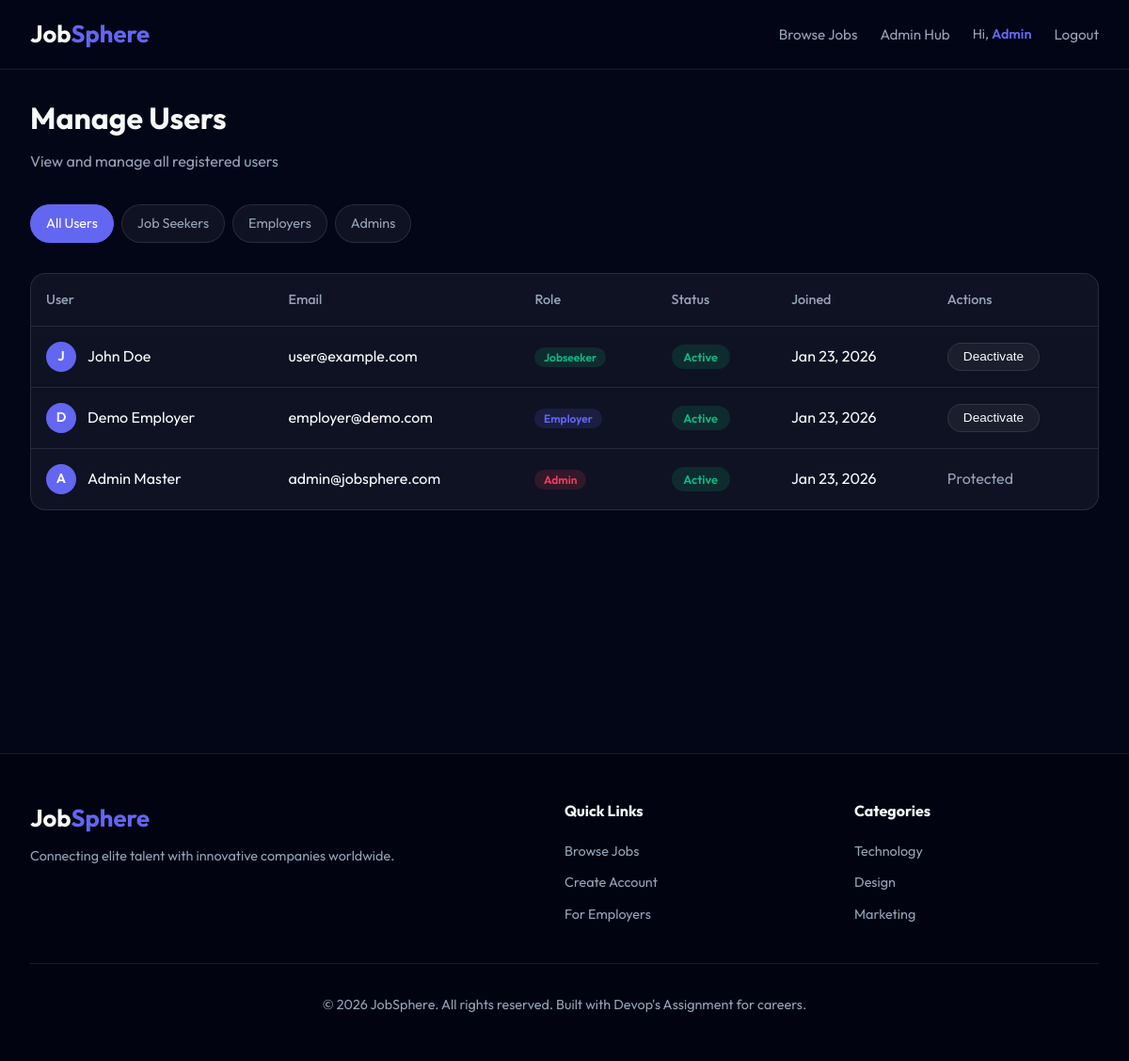
Page /admin/users (signed in) on the committed database.
### models.py (models this page shows, shortened)
class User(UserMixin, db.Model):
    __tablename__ = 'users'
    id = db.Column(db.Integer, primary_key=True)
    email = db.Column(db.String(120), unique=True, nullable=False, index=True)
    password_hash = db.Column(db.String(256), nullable=False)
    name = db.Column(db.String(100), nullable=False)
    role = db.Column(db.String(20), nullable=False, default='jobseeker')  # admin, employer, jobseeker
    phone = db.Column(db.String(20))
    bio = db.Column(db.Text)
    resume_path = db.Column(db.String(255))
    skills = db.Column(db.Text)  # Comma-separated skills
    location = db.Column(db.String(100))
    is_active = db.Column(db.Boolean, default=True)
    created_at = db.Column(db.DateTime, default=datetime.utcnow)
    updated_at = db.Column(db.DateTime, default=datetime.utcnow, onupdate=datetime.utcnow)
    company = db.relationship('Company', backref='owner', uselist=False, lazy=True)
    applications = db.relationship('Application', backref='applicant', lazy='dynamic')
    def is_admin(self):
        return self.role == 'admin'
    def is_employer(self):
        return self.role == 'employer'
    def is_jobseeker(self):
        return self.role == 'jobseeker'

### app.py (the view)
@app.route('/admin/users')
@login_required
@admin_required
def admin_users():
    page = request.args.get('page', 1, type=int)
    role_filter = request.args.get('role', '')
    query = User.query
    if role_filter:
        query = query.filter_by(role=role_filter)
    users = query.order_by(User.created_at.desc()).paginate(
        page=page, per_page=app.config['USERS_PER_PAGE'], error_out=False
    )
    return render_template('admin/users.html', users=users, role_filter=role_filter)

### app.py (called while the page is built)
@login_manager.user_loader
def load_user(user_id):
    return User.query.get(int(user_id))

def admin_required(f):
    @wraps(f)
    def decorated_function(*args, **kwargs):
        if not current_user.is_authenticated or not current_user.is_admin():
            flash('Admin access required.', 'error')
            return redirect(url_for('index'))
        return f(*args, **kwargs)
    return decorated_function

### templates/admin/users.html (shortened to what this page needs)
{% extends 'base.html' %}
{% block content %}
<div class="page-content">
    <div class="container">
        <div class="page-header">
            <h1>Manage Users</h1>
            <p>View and manage all registered users</p>
        </div>
        <div class="filter-bar">
            <div class="status-filters">
                <a href="{{ url_for('admin_users') }}"
                    class="status-filter {% if not role_filter %}active{% endif %}">All Users</a>
                <a href="{{ url_for('admin_users', role='jobseeker') }}"
                    class="status-filter {% if role_filter == 'jobseeker' %}active{% endif %}">Job Seekers</a>
                <a href="{{ url_for('admin_users', role='employer') }}"
                    class="status-filter {% if role_filter == 'employer' %}active{% endif %}">Employers</a>
                <a href="{{ url_for('admin_users', role='admin') }}"
                    class="status-filter {% if role_filter == 'admin' %}active{% endif %}">Admins</a>
            </div>
        </div>
        <div class="admin-table-container">
            <table class="admin-table">
                <thead>
                    <tr>
                        <th>User</th>
                        <th>Email</th>
                        <th>Role</th>
                        <th>Status</th>
                        <th>Joined</th>
                        <th>Actions</th>
                    </tr>
                </thead>
                <tbody>
                    {% for user in users.items %}
                    <tr>
                        <td>
                            <div class="user-cell">
                                <div class="user-avatar-small">{{ user.name[0] }}</div>
                                <span>{{ user.name }}</span>
                            </div>
                        </td>
                        <td>{{ user.email }}</td>
                        <td><span class="role-badge {{ user.role }}">{{ user.role | title }}</span></td>
                        <td>
                            {% if user.is_active %}
                            <span class="status-badge status-shortlisted">Active</span>
                            {% else %}
                            <span class="status-badge status-rejected">Inactive</span>
                            {% endif %}
                        </td>
                        <td>{{ user.created_at.strftime('%b %d, %Y') }}</td>
                        <td>
                            {% if not user.is_admin() %}
                            <form action="{{ url_for('admin_toggle_user', user_id=user.id) }}" method="POST"
                                style="display:inline;">
                                <button type="submit" class="btn-secondary btn-small">
                                    {% if user.is_active %}Deactivate{% else %}Activate{% endif %}
                                </button>
                            </form>
                            {% else %}
                            <span class="text-muted">Protected</span>
                            {% endif %}
                        </td>
                    </tr>
                    {% endfor %}
                </tbody>
            </table>
        </div>
    </div>
</div>
{% endblock %}

### templates/base.html (shortened to what this page needs)
<!DOCTYPE html>
<html lang="en">
<head>
    <link rel="stylesheet" href="{{ url_for('static', filename='css/styles.css') }}">
</head>
<body>
    <header class="navbar">
        <div class="container">
            <a href="{{ url_for('index') }}" class="logo">Job<span>Sphere</span></a>
            <nav>
                <ul>
                    <li><a href="{{ url_for('index') }}#jobs">Browse Jobs</a></li>
                    {% if current_user.is_authenticated %}
                    {% if current_user.is_jobseeker() %}
                    <li><a href="{{ url_for('ats') }}">ATS Checker</a></li>
                    <li><a href="{{ url_for('my_applications') }}">My Applications</a></li>
                    <li><a href="{{ url_for('profile') }}">Profile</a></li>
                    {% elif current_user.is_employer() %}
                    <li><a href="{{ url_for('employer_dashboard') }}">Dashboard</a></li>
                    <li><a href="{{ url_for('employer_jobs') }}">My Jobs</a></li>
                    {% elif current_user.is_admin() %}
                    <li><a href="{{ url_for('admin_dashboard') }}">Admin Hub</a></li>
                    {% endif %}
                    <li class="user-greeting">Hi, <span>{{ current_user.name.split(' ')[0] }}</span></li>
                    <li><a href="{{ url_for('logout') }}">Logout</a></li>
                    {% else %}
                    <li><a href="{{ url_for('login') }}">Login</a></li>
                    <li><a href="{{ url_for('register') }}" class="btn-primary">Get Started</a></li>
                    {% endif %}
                </ul>
            </nav>
        </div>
    </header>
    <main>
        {% block content %}{% endblock %}
    </main>
    <footer>
        <div class="container">
            <div class="footer-content">
                <div class="footer-brand">
                    <a href="/" class="logo">Job<span>Sphere</span></a>
                    <p>Connecting elite talent with innovative companies worldwide.</p>
                </div>
                <div class="footer-links">
                    <h4>Quick Links</h4>
                    <ul>
                        <li><a href="{{ url_for('index') }}">Browse Jobs</a></li>
                        <li><a href="{{ url_for('register') }}">Create Account</a></li>
                        <li><a href="#">For Employers</a></li>
                    </ul>
                </div>
                <div class="footer-links">
                    <h4>Categories</h4>
                    <ul>
                        <li><a href="#">Technology</a></li>
                        <li><a href="#">Design</a></li>
                        <li><a href="#">Marketing</a></li>
                    </ul>
                </div>
            </div>
            <div class="footer-bottom">
                <p>&copy; 2026 JobSphere. All rights reserved. Built with Devop's Assignment for careers.</p>
            </div>
        </div>
    </footer>
</body>
</html>

### static/css/styles.css (style rules this page uses)
:root { --primary: #6366f1; --primary-hover: #4f46e5; --secondary: #0f172a; --accent: #f43f5e; --success: #10b981; --warning: #f59e0b; --bg-dark: #020617; --glass-bg: rgba(255, 255, 255, 0.05); --glass-border: rgba(255, 255, 255, 0.1); --text-main: #f8fafc; --text-muted: #94a3b8; --transition: all 0.3s cubic-bezier(0.4, 0, 0.2, 1); }
* { margin: 0; padding: 0; box-sizing: border-box; }
body { font-family: 'Outfit', sans-serif; background-color: var(--bg-dark); color: var(--text-main); line-height: 1.6; overflow-x: hidden; }
.container { max-width: 1200px; margin: 0 auto; padding: 0 2rem; }
.navbar { padding: 1rem 0; position: fixed; width: 100%; top: 0; z-index: 1000; backdrop-filter: blur(10px); background: rgba(2, 6, 23, 0.9); border-bottom: 1px solid var(--glass-border); }
.navbar .container { display: flex; justify-content: space-between; align-items: center; }
.logo { font-size: 1.6rem; font-weight: 700; text-decoration: none; color: var(--text-main); }
.logo span { color: var(--primary); }
nav ul { display: flex; list-style: none; gap: 1.5rem; align-items: center; }
nav a { text-decoration: none; color: var(--text-muted); font-weight: 400; transition: var(--transition); font-size: 0.95rem; }
.user-greeting { color: var(--text-muted); font-size: 0.9rem; }
.user-greeting span { color: var(--primary); font-weight: 600; }
.btn-secondary { background: var(--glass-bg); color: var(--text-main); padding: 0.7rem 1.4rem; border-radius: 50px; font-weight: 500; border: 1px solid var(--glass-border); cursor: pointer; transition: var(--transition); text-decoration: none; }
.btn-small { padding: 0.4rem 1rem; font-size: 0.85rem; }
.page-content { padding-top: 100px; min-height: 100vh; padding-bottom: 4rem; }
.page-header { margin-bottom: 2rem; }
.page-header h1 { font-size: 2rem; margin-bottom: 0.5rem; }
.page-header p { color: var(--text-muted); }
.filter-bar { margin-bottom: 2rem; display: flex; gap: 1rem; flex-wrap: wrap; align-items: center; }
.status-filters { display: flex; gap: 0.5rem; flex-wrap: wrap; }
.status-filter { padding: 0.5rem 1rem; background: var(--glass-bg); border: 1px solid var(--glass-border); border-radius: 50px; color: var(--text-muted); text-decoration: none; transition: var(--transition); font-size: 0.9rem; }
.status-filter:hover, .status-filter.active { background: var(--primary); color: white; border-color: var(--primary); }
.status-badge { padding: 0.3rem 0.8rem; border-radius: 50px; font-size: 0.8rem; font-weight: 600; text-transform: capitalize; }
.status-shortlisted { background: rgba(16, 185, 129, 0.15); color: var(--success); }
.role-badge { padding: 0.2rem 0.6rem; border-radius: 50px; font-size: 0.75rem; font-weight: 600; }
.role-badge.admin { background: rgba(244, 63, 94, 0.15); color: var(--accent); }
.role-badge.employer { background: rgba(99, 102, 241, 0.15); color: var(--primary); }
.role-badge.jobseeker { background: rgba(16, 185, 129, 0.15); color: var(--success); }
.admin-table-container { background: var(--glass-bg); border: 1px solid var(--glass-border); border-radius: 16px; overflow: hidden; overflow-x: auto; }
.admin-table { width: 100%; border-collapse: collapse; min-width: 600px; }
.admin-table th { text-align: left; padding: 1rem; color: var(--text-muted); font-weight: 500; border-bottom: 1px solid var(--glass-border); font-size: 0.9rem; }
.admin-table td { padding: 1rem; border-bottom: 1px solid var(--glass-border); }
.admin-table tr:last-child td { border-bottom: none; }
.user-cell { display: flex; align-items: center; gap: 0.75rem; }
.user-avatar-small { width: 32px; height: 32px; background: var(--primary); border-radius: 50%; display: flex; align-items: center; justify-content: center; font-weight: 600; font-size: 0.9rem; }
footer { padding: 3rem 0; border-top: 1px solid var(--glass-border); background: rgba(0, 0, 0, 0.3); }
.footer-content { display: grid; grid-template-columns: 2fr 1fr 1fr; gap: 3rem; margin-bottom: 2rem; }
.footer-brand .logo { margin-bottom: 0.5rem; display: inline-block; }
.footer-brand p { color: var(--text-muted); font-size: 0.9rem; }
.footer-links h4 { margin-bottom: 1rem; font-size: 1rem; }
.footer-links ul { list-style: none; }
.footer-links li { margin-bottom: 0.5rem; }
.footer-links a { color: var(--text-muted); text-decoration: none; font-size: 0.9rem; }
.footer-bottom { text-align: center; padding-top: 2rem; border-top: 1px solid var(--glass-border); color: var(--text-muted); font-size: 0.9rem; }
.text-muted { color: var(--text-muted); }

### rows in the picture
User: name "Admin", name "A", name "Admin Master", email "admin@jobsphere.com", role "Admin", is_active "Active", created_at "Jan 23, 2026", shows "Protected"
User: name "J", name "John Doe", email "user@example.com", role "Jobseeker", is_active "Active", created_at "Jan 23, 2026"
User: name "D", name "Demo Employer", email "employer@demo.com", role "Employer", is_active "Active", created_at "Jan 23, 2026"
